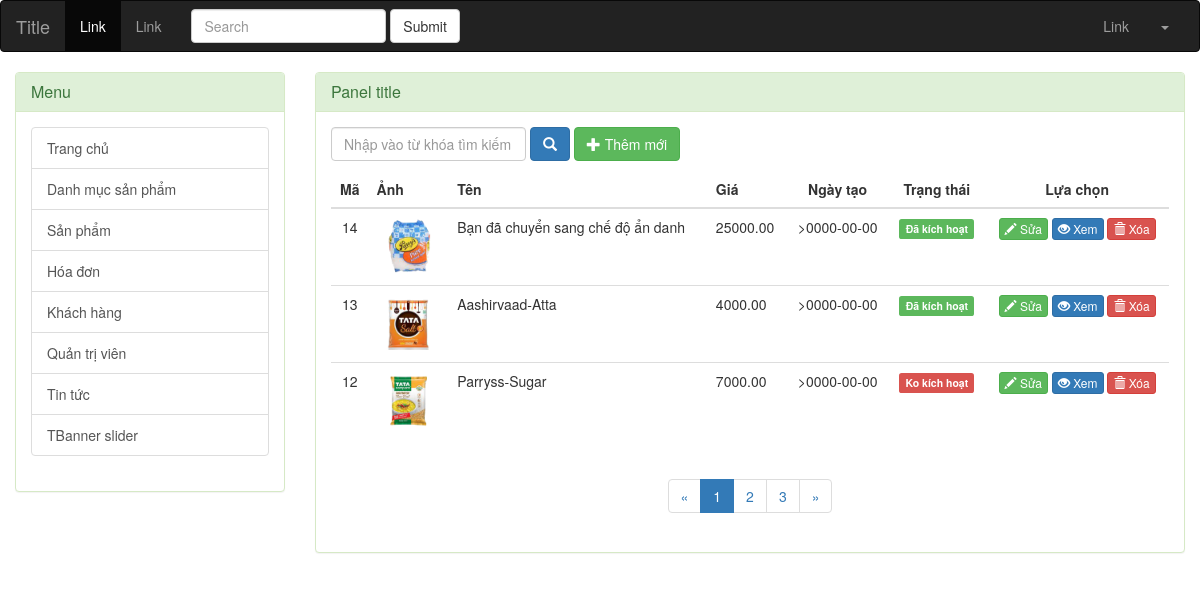
Screenshot of /admin/index.php?controller=san-pham with the database file from the repository.
### tables this page shows
CREATE TABLE `san_pham` (
  `Ma_sp` int(11) NOT NULL,
  `Ten_sp` varchar(255) NOT NULL,
  `Ma_dm` int(11) NOT NULL,
  `Anh_ap` varchar(255) DEFAULT NULL,
  `Mo_ta` text,
  `Gia_sp` decimal(10,2) DEFAULT NULL,
  `Gia_km` decimal(10,2) DEFAULT NULL,
  `Ngay_tao` date DEFAULT NULL,
  `Trang_thai` smallint(1) DEFAULT '1'
);

### admin/modules/san-pham/danh-sach.php (the view, shortened to what this page needs)
<?php
$ketqua1 = mysqli_query($conn,"SELECT * FROM san_pham");
$tong_so_dong = mysqli_num_rows($ketqua1);
$so_dong_tren_trang = 3;
$so_trang = ceil($tong_so_dong/$so_dong_tren_trang);
$trang_hien_tai = !empty($_GET['trang']) ? $_GET['trang'] : 1;
$bat_dau = ($trang_hien_tai - 1) * $so_dong_tren_trang;
$ketqua = mysqli_query($conn,"SELECT * FROM san_pham Order By Ma_sp DESC LIMIT $bat_dau,$so_dong_tren_trang");
?>
<div class="producs">
	<div class="panel panel-success">
		<div class="panel-heading">
			<h3 class="panel-title">Panel title</h3>
		</div>
		<div class="panel-body">
		<form action="" method="POST" class="form-inline" role="form">
			<div class="form-group">
				<input type="text" class="form-control" name="tu_khoa" placeholder="Nhập vào từ khóa tìm kiếm">
			</div>
			<button type="submit" class="btn btn-primary"><span class="glyphicon glyphicon-search"></span></button>
			<a href="index.php?controller=san-pham&view=them-moi" class="btn btn-success">
			<span class="glyphicon glyphicon-plus"></span>
			Thêm mới</a>
		</form>
			<table class="table">
				<thead>
					<tr>
						<th style="text-align:center">Mã</th>
						<th>Ảnh</th>
						<th>Tên</th>
						<th>Giá</th>
						<th style="text-align:center">Ngày tạo</th>
						<th style="text-align:center">Trạng thái</th>
						<th style="text-align:center">Lựa chọn</th>
					</tr>
				</thead>
				<tbody>
				<?php while ($dong = mysqli_fetch_assoc($ketqua)) { ?>
					<tr>
						<td style="text-align:center">
							<?php echo $dong['Ma_sp']; ?>
						</td>
						<td style="text-align:center">
							<img src="../uploads/<?php echo $dong['Anh_ap']; ?>" width="60">
						</td>
						<td><?php echo $dong['Ten_sp']; ?></td>
						<td><?php echo $dong['Gia_sp']; ?></td>
						<td style="text-align:center">
							><?php echo $dong['Ngay_tao']; ?>
						</td>
						<td style="text-align:center">
							<?php if ($dong['Trang_thai'] == 1) { ?>
								<label class="label label-success">Đã kích hoạt</label>
							<?php }else{ ?>
								<label class="label label-danger">Ko kích hoạt</label>
						<?php } ?>
						</td>
						<td style="text-align:center">
							<a href="index.php?controller=san-pham&view=chinh-sua&Ma_sp=<?php echo $dong['Ma_sp']; ?>" class="btn btn-xs btn-success">
								<span class="glyphicon glyphicon-pencil"></span> Sửa
							</a>
							<a href="#" class="btn btn-xs btn-primary">
								<span class="glyphicon glyphicon-eye-open"></span> Xem
							</a>
							<a href="index.php?controller=san-pham&view=delete&Ma_sp=<?php echo $dong['Ma_sp']; ?>" class="btn btn-xs btn-danger">
								<span class="glyphicon glyphicon-trash"></span> Xóa
							</a>
						</td>
					</tr>
				<?php } ?>
				</tbody>
			</table>
<?php
$lui = $trang_hien_tai > 1 ? $trang_hien_tai - 1:1;
$tien = $trang_hien_tai < $so_trang ? $trang_hien_tai + 1 : $trang_hien_tai;
?>
			<div class="text-center">
				<ul class="pagination">
				<li><a href="index.php?controller=san-pham&trang=<?php echo $lui;?>">&laquo;</a></li>
				<?php for($i = 1; $i<=$so_trang;$i++) :
				$active = $trang_hien_tai == $i ? 'active' : '';
				?>
					<li class="<?php echo $active; ?>"><a href="index.php?controller=san-pham&trang=<?php echo $i ?>"><?php echo $i ?></a></li>
				<?php endfor; ?>
					<li><a href="index.php?controller=san-pham&trang=<?php echo $tien; ?>">&raquo;</a></li>
				</ul>
			</div>
		</div>
	</div>
</div>

### rows the page displays
san_pham: Ma_sp "14", Anh_ap (picture), Ten_sp "Bạn đã chuyển sang chế độ ẩn danh", Gia_sp "25000.00", Ngay_tao "0000-00-00", Trang_thai "Đã kích hoạt"
san_pham: Ma_sp "13", Anh_ap (picture), Ten_sp "Aashirvaad-Atta", Gia_sp "4000.00", Ngay_tao "0000-00-00", Trang_thai "Đã kích hoạt"
san_pham: Ma_sp "12", Anh_ap (picture), Ten_sp "Parryss-Sugar", Gia_sp "7000.00", Ngay_tao "0000-00-00", Trang_thai "Ko kích hoạt"
